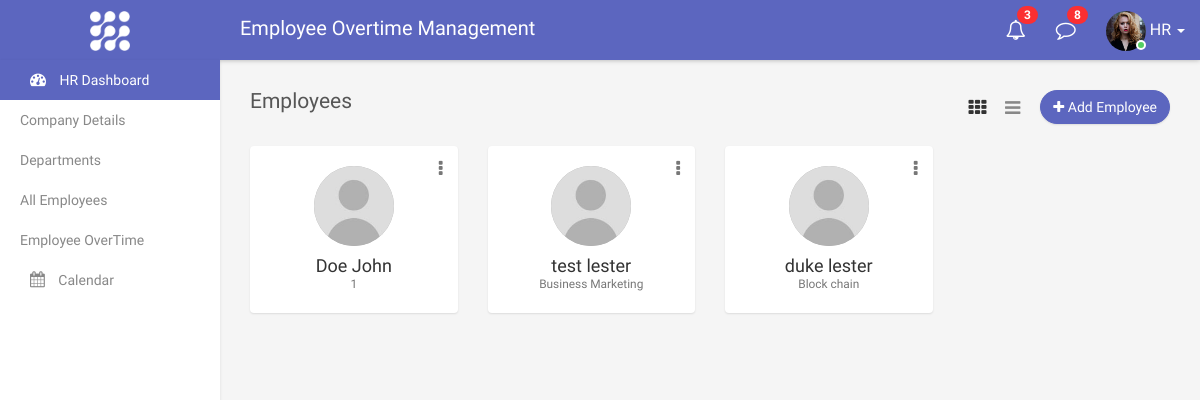
/employees (signed in), run on the app's committed database.
### overtime/models.py (models this page shows, shortened)
class Employee(models.Model):
    company = models.CharField(max_length=200)
    department =  models.CharField(max_length=180)
    employee = models.OneToOneField(User,related_name="employee", on_delete=models.CASCADE)
    email = models.EmailField(max_length=65, unique=True, verbose_name='email')
    username = models.CharField(max_length=40, unique=True)
    phone = models.CharField(max_length=15, unique=True)
    mobile = models.CharField(max_length=15)
    address = models.CharField(max_length=200, blank=True)
    first_name = models.CharField(max_length=200, blank=True)
    last_name = models.CharField(max_length=200, blank=True)
    employeeReg_Id = models.CharField(max_length=200)
    is_email_verified = models.BooleanField(default=False)
    created_at = models.DateTimeField(auto_now_add=True)
    updated_at = models.DateTimeField(auto_now_add=True)
    class Meta:
        verbose_name = "Employee"
        verbose_name_plural = "Employees"

### overtime/views.py (the view, shortened to what this page needs)
# urls.py: path('employees',addEmployeeView, name="employees"),
@login_required(login_url='login')
def addEmployeeView(request):
    context = {}
    companies = Company.objects.all()
    departments = Departments.objects.all()
    context['companies'] = companies
    context['departments'] = departments
    context['employees'] = Employee.objects.all()
    return render(request, 'employees.html', context)

### templates/employees.html (shortened to what this page needs)
{% extends "base.html" %}
{% load static %}
{% block content %}
        <div class="page-wrapper">
            <div class="content container-fluid">
                <div class="row">
                    <div class="col-xs-4">
                        <h4 class="page-title">Employees</h4>
                    </div>
                    <div class="col-xs-8 text-right m-b-20">
                        <a href="#" class="btn btn-primary rounded pull-right" data-toggle="modal" data-target="#add_employee"><i class="fa fa-plus"></i> Add Employee</a>
                        <div class="view-icons">
                            <a href="#" class="grid-view btn btn-link active"><i class="fa fa-th"></i></a>
                            <a href="#" class="list-view btn btn-link"><i class="fa fa-bars"></i></a>
                        </div>
                    </div>
                </div>
                <div class="row staff-grid-row">
                    {% for emp in employees %}
                    <div class="col-md-4 col-sm-4 col-xs-6 col-lg-3">
                        <div class="profile-widget">
                            <div class="profile-img">
                                <a href="#" class=><img class="avatar" src="{% static '/img/user.jpg' %}" alt=""></a>
                            </div>
                            <div class="dropdown profile-action">
                                <a href="#" class="action-icon dropdown-toggle" data-toggle="dropdown" aria-expanded="false"><i class="fa fa-ellipsis-v"></i></a>
                            </div>
                            <h4 class="user-name m-t-10 m-b-0 text-ellipsis"><a href="#">{{emp.first_name}} {{emp.last_name}}</a></h4>
                            <div class="small text-muted">{{emp.department}}</div>
                        </div>
                    </div>
                    {% endfor %}
                </div>
            </div>
        </div>
  {% endblock %}

### data on the page
Employee: first_name "Doe", last_name "John", department "1"
Employee: first_name "test", last_name "lester", department "Business Marketing"
Employee: first_name "duke", last_name "lester", department "Block chain"
